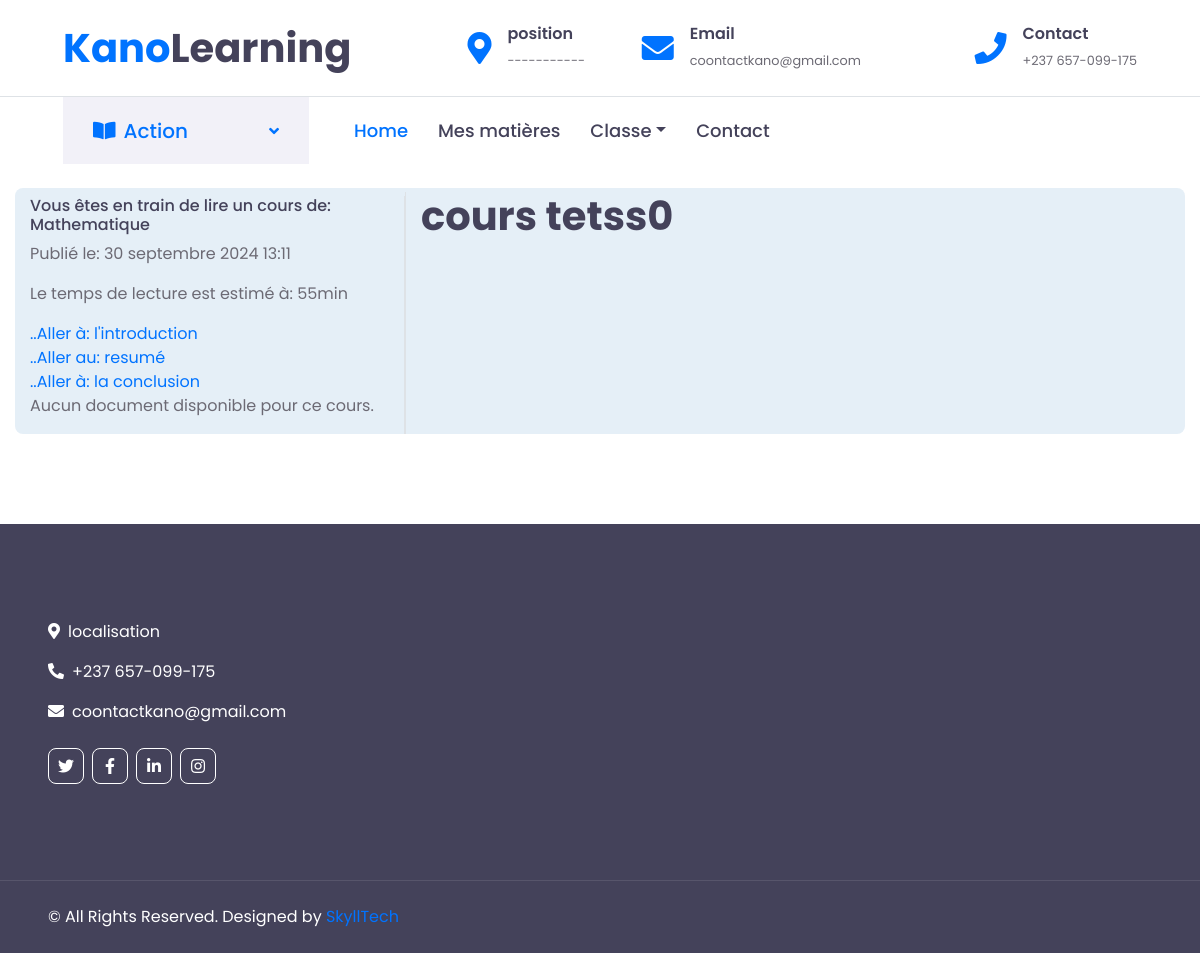
Screenshot of /details_cours/14/ with the database file from the repository.
### home/models.py (models this page shows, shortened)
class Cours(models.Model):
    titre = models.CharField(max_length=255)
    profil_cours = models.ImageField(upload_to='image', null=True, blank=True)
    intoduction = models.TextField(null=True, blank=True)
    resume = models.TextField(null=True, blank=True)
    document = models.FileField(upload_to='documents/', null=True, blank=True)
    choix_matiere = models.ForeignKey ('Matiere', on_delete=models.CASCADE)
    choix_classe = models.ForeignKey ('Classe', on_delete=models.CASCADE)
    Date_creation = models.DateTimeField(auto_now_add=True)  # Date et heure de création
    Date_modif = models.DateTimeField(auto_now=True)  # Date et heure de mise à jour
    temps_etudes = models.IntegerField()

class Matiere(models.Model):
    nom_matiere = models.CharField(max_length=128)
    def __str__(self):
        return self.nom_matiere

### home/views.py (the view)
# urls.py: path('details_cours/<int:id_cours>/', views.details_cours, name="details_cours"),
def details_cours(request, id_cours):
    cours = get_object_or_404(Cours, id=id_cours)
    context = {"cours": cours}
    return render(request, "home/eleve/details_cours.html", context)

### home/templates/home/eleve/details_cours.html
{% extends 'home/eleve/base.html' %}
{% block content %}
  {% load static %}
  <div class="container-fluid">
    <div class="container-fluid rounded mt-4" style="background-color: rgb(229, 239, 247);">
      <div class="row">
        <div class="col-4 border-right mt-2">
          <h6>Vous êtes en train de lire un cours de: {{ cours.choix_matiere }}</h6>
          <p>Publié le: {{ cours.Date_creation }}</p>
          <p>Le temps de lecture est estimé à: {{ cours.temps_etudes }}min</p>
          <div class="class">
            <a href="#intro">..Aller à: l'introduction</a>
          </div>
          <div class="class">
            <a href="#resume">..Aller au: resumé</a>
          </div>
          <div class="class">
            <a href="#conclusion">..Aller à: la conclusion</a>
          </div>
          {% if cours.document %}
          <a href="{{ cours.document.url }}" style="color: black;" target="_blank">{{ cours.document.name }}>>>Voir le fichier lier</a><br />
          <div class="border rounded w-75 bg-primary text-center">
            <a href="{{ cours.document.url }}" download="{{ cours.document.name }}" class="download-button text-white fw-bold">Télécharger le documents</a>
          </div>
          {% else %}
            <p>Aucun document disponible pour ce cours.</p>
        {% endif %}
        </div>
        <div class="col-8 border-left mt-1">
          <h1>{{ cours.titre }}</h1>
          <h6 class="text-black mb-2" id="intro">{{ cours.intoduction }}</h6><br />
          <h6 id="resume">{{ cours.resume }}</h6><br />
        </div>
      </div>
    </div>
  </div>
{% endblock %}

### rows the page displays
Cours: choix_matiere "Mathematique", Date_creation "30 septembre 2024 13:11", temps_etudes "55", titre "cours tetss0"
